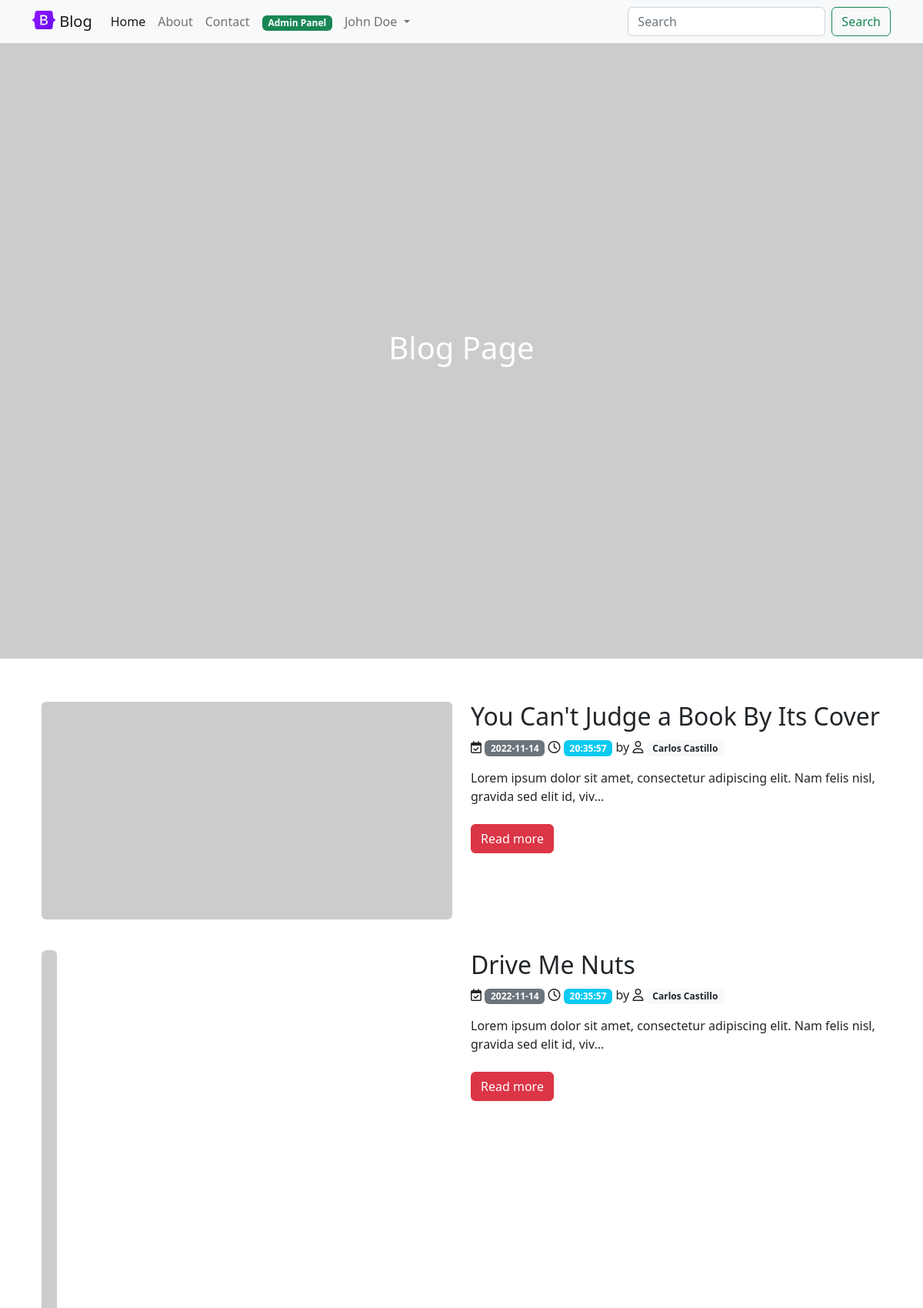
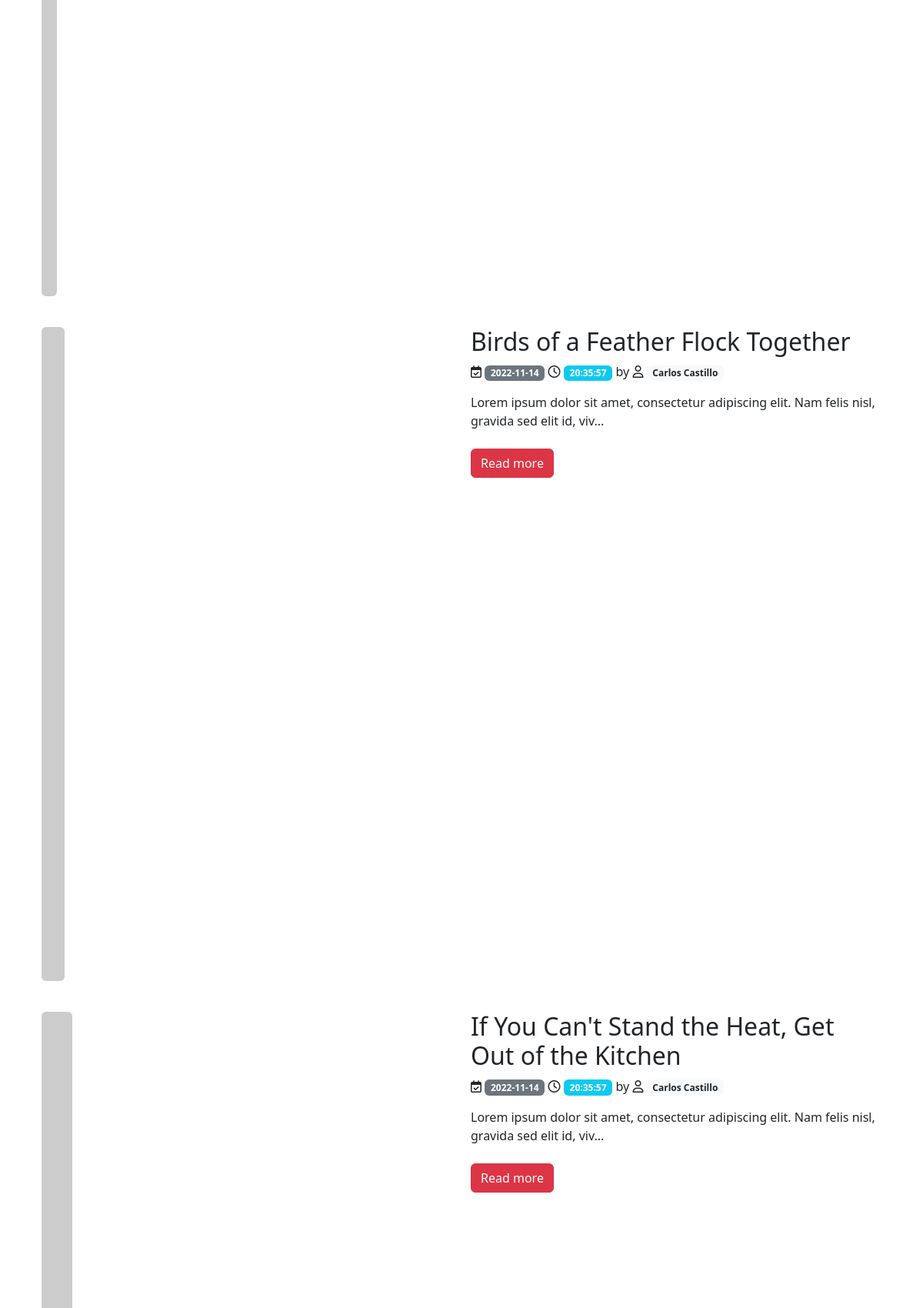
/ (signed in, upper part), run on the app's committed database (2 pictures, top to bottom).
### tables this page shows
CREATE TABLE posts (
    id              INT             NOT NULL    AUTO_INCREMENT,
    title           VARCHAR(255)    NOT NULL,
    content         TEXT            NOT NULL,
    img_url         VARCHAR(255)    NOT NULL,
    author_id       INT             NOT NULL,
    created_at      TIMESTAMP       NULL,
    updated_at      TIMESTAMP       NULL,
PRIMARY KEY (id),
FOREIGN KEY (author_id) REFERENCES users(id)
);

CREATE TABLE users (
    id              INT             NOT NULL    AUTO_INCREMENT,
    name            VARCHAR(255)    NOT NULL,
    email           VARCHAR(255)    NOT NULL    UNIQUE,
    password        VARCHAR(255)    NOT NULL,
    created_at      TIMESTAMP       NULL,
    updated_at      TIMESTAMP       NULL,
PRIMARY KEY (id)
);

### index.php (called while the page is built, shortened)
<?php
require_once 'model.php';
$posts = getAllPosts();
require 'views/list.php';

### model.php (called while the page is built, shortened)
<?php
function getPDO(): PDO
{
    try {
        $pdo = new PDO(DB_URL, DB_USER, DB_PASS);
        $pdo->setAttribute(PDO::ATTR_ERRMODE, PDO::ERRMODE_EXCEPTION);
        $pdo->setAttribute(PDO::ATTR_DEFAULT_FETCH_MODE, PDO::FETCH_ASSOC);
        $pdo->setAttribute(PDO::ATTR_CASE, PDO::CASE_LOWER);
        $pdo->setAttribute(PDO::ATTR_AUTOCOMMIT, true);
        return $pdo;
    } catch (PDOException $exception) {
        exit('Failed to connect to database!');
    }
}
function getAllPosts(): array|false
{
    $pdo = getPDO();
    $query = 'SELECT * FROM posts ORDER BY created_at DESC';
    $stmt = $pdo->query($query);
    return $stmt->fetchAll();
}
function getUserById($id): mixed
{
    $pdo = getPDO();
    $query = 'SELECT * FROM users WHERE id = :id';
    $stmt = $pdo->prepare($query);
    $stmt->bindParam(':id', $id, PDO::PARAM_INT);
    $stmt->execute();
    return $stmt->fetch();
}

### views/list.php (the view, shortened to what this page needs)
    <div class="container mt-5 px-4">
        <?php if ( count($posts) > 0 ) : ?>
            <?php foreach ($posts as $post) : ?>
                <div class="row mt-4 mb-4">
                    <div class="col-12 col-lg-6 mt-2 mb-2">
                        <img src="<?php echo $post['img_url']; ?>" class="img-fluid rounded" alt="...">
                    </div>
                    <div class="col-12 col-lg-6 mt-2 mb-2">
                        <h2><?php echo $post['title']; ?></h2>
                        <p>
                            <?php
                                $datetime = new DateTime($post['created_at']);
                                $date = $datetime->format('Y-m-d');
                                $hour = $datetime->format('H:i:s');
                            ?>
                            <i class="fa-regular fa-calendar-check"></i>
                            <time class="badge bg-secondary"><?php echo $date; ?></time>
                            <i class="fa-regular fa-clock"></i>
                            <time class="badge bg-info"><?php echo $hour; ?></time>
                            by <i class="fa-regular fa-user"></i>
                            <a href="#!"><span class="badge bg-light text-dark"><?php echo getUserById($post['author_id'])['name']; ?></span></a>
                        </p>
                        <p><?php echo substr($post['content'], 0, 100); ?>...</p>
                        <a href="<?php echo APP_URL; ?>show.php?id=<?php echo $post['id']; ?>" class="btn btn-danger mt-2">Read more</a>
                    </div>
                </div>
            <?php endforeach; ?>
        <?php endif; ?>
    </div>
<?php include 'base.php' ?>

### data on the page
posts: title "You Can't Judge a Book By Its Cover", created_at "2022-11-14", created_at "20:35:57", author.name "Carlos Castillo", content "Lorem ipsum dolor sit amet, consectetur adipiscing elit. Nam felis nisl, gravida sed elit id, viv"
posts: title "Drive Me Nuts", created_at "2022-11-14", created_at "20:35:57", author.name "Carlos Castillo", content "Lorem ipsum dolor sit amet, consectetur adipiscing elit. Nam felis nisl, gravida sed elit id, viv"
posts: title "Birds of a Feather Flock Together", created_at "2022-11-14", created_at "20:35:57", author.name "Carlos Castillo", content "Lorem ipsum dolor sit amet, consectetur adipiscing elit. Nam felis nisl, gravida sed elit id, viv"
posts: title "If You Can't Stand the Heat, Get Out of the Kitchen", created_at "2022-11-14", created_at "20:35:57", author.name "Carlos Castillo", content "Lorem ipsum dolor sit amet, consectetur adipiscing elit. Nam felis nisl, gravida sed elit id, viv"

### other printed values
$_SESSION['user']['name'] "John Doe"
